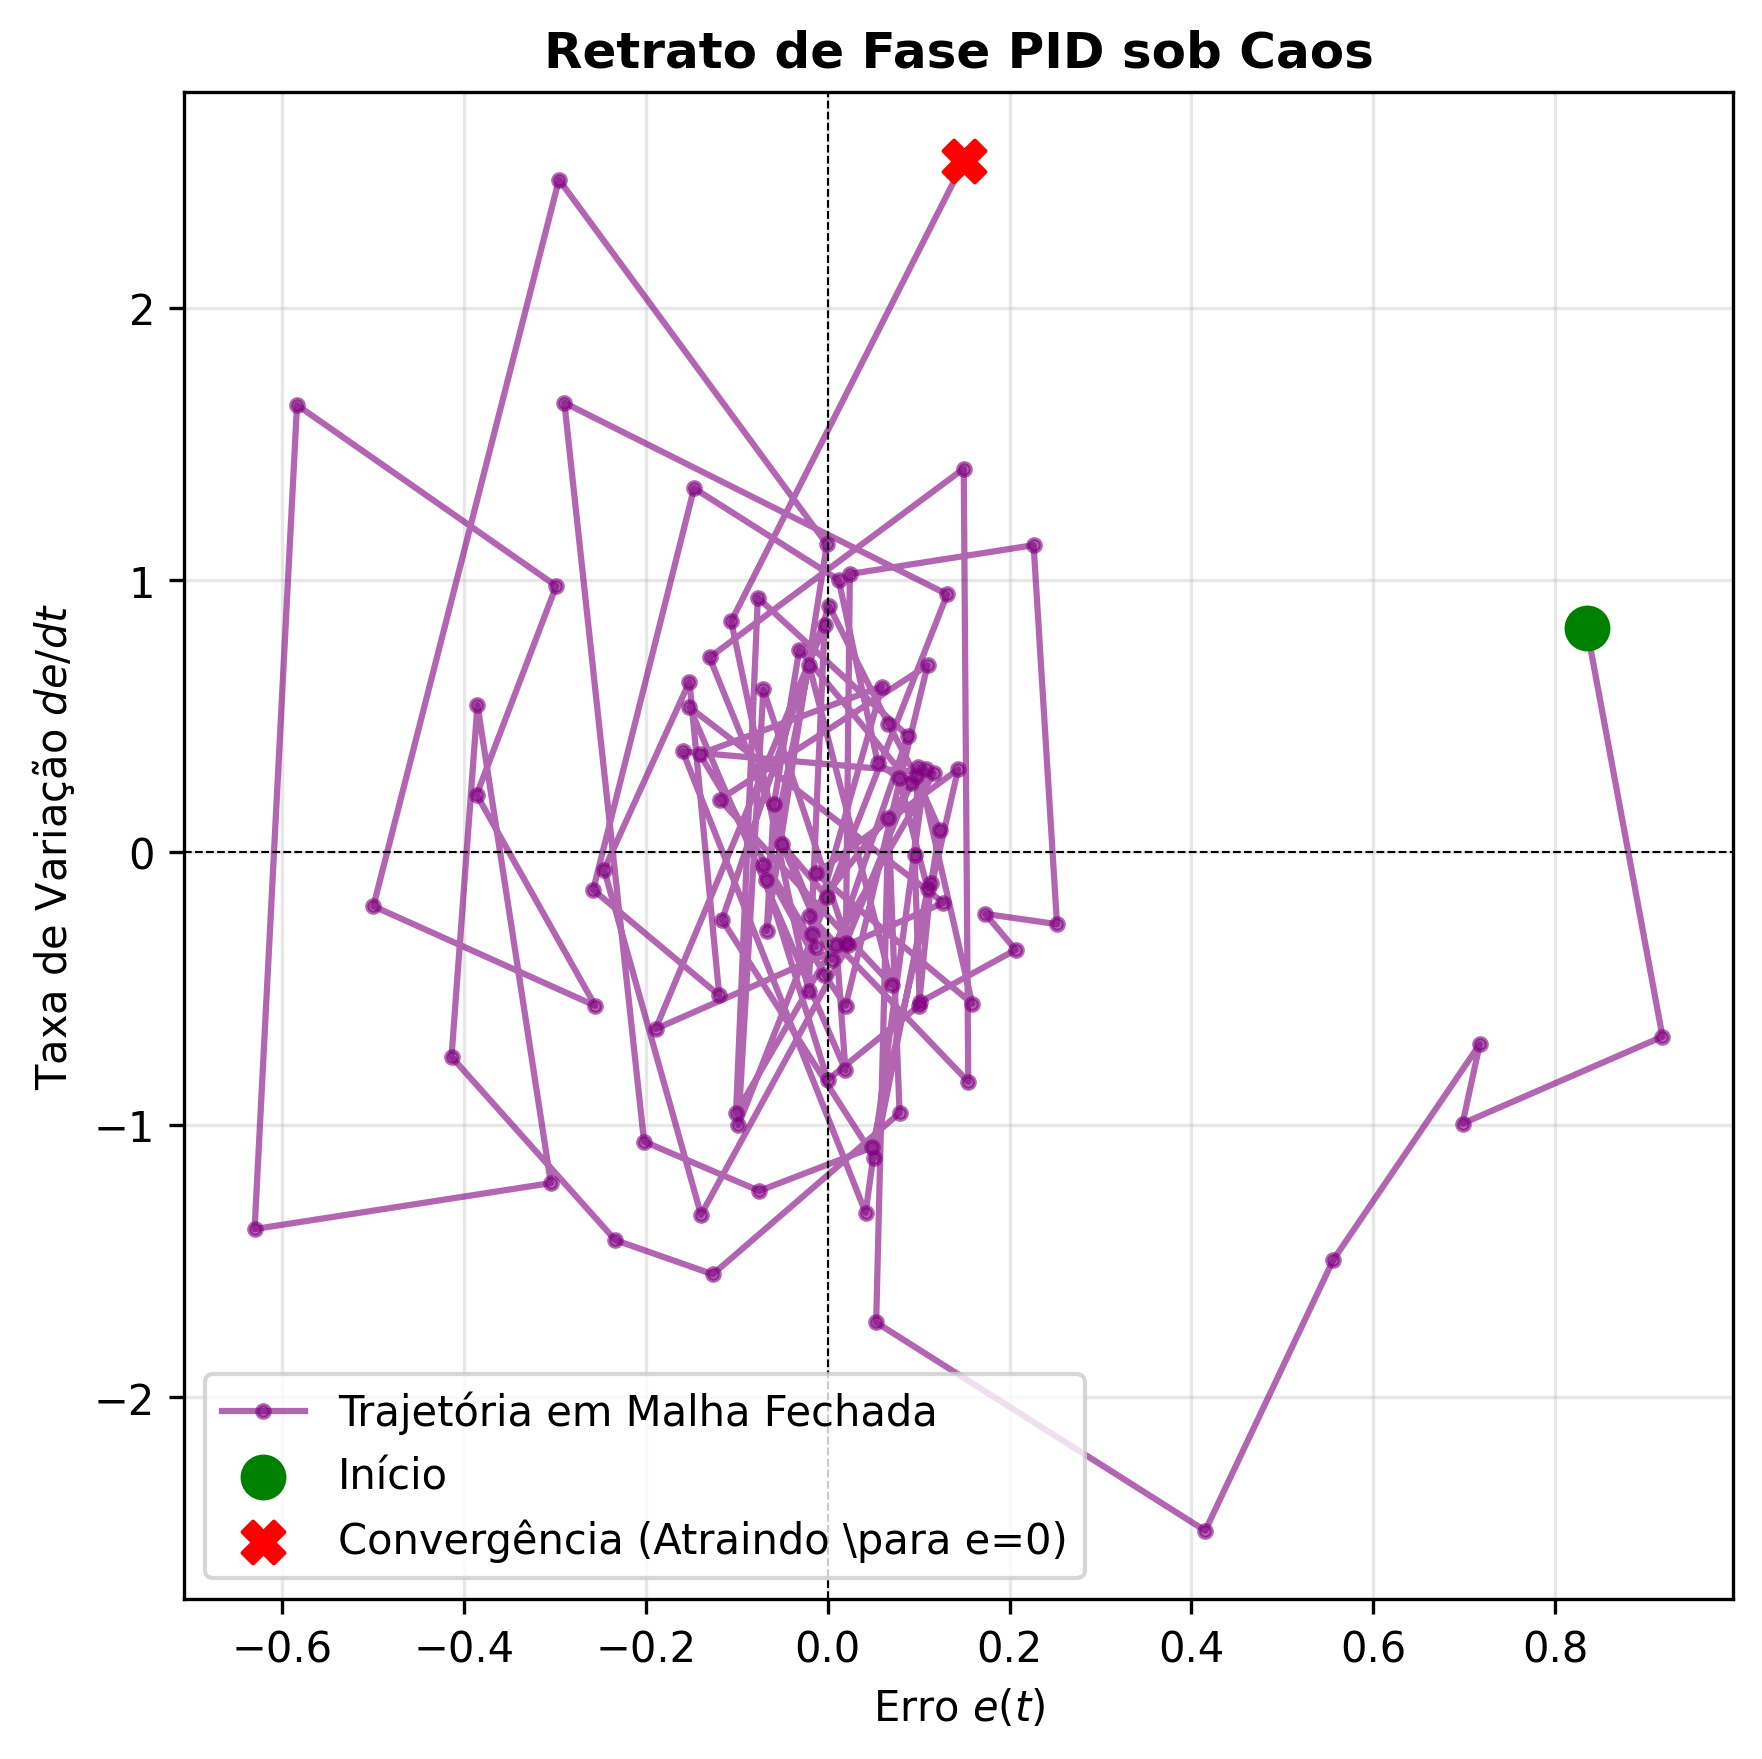

Reproduce this figure in Python.
import numpy as np
import matplotlib.pyplot as plt

# Simulate chaos PID for phase portrait
t = np.linspace(0, 10, 100)
e = np.exp(-0.5 * t) * np.cos(2 * t) + np.random.normal(0, 0.1, 100)
de_dt = np.gradient(e, t)

plt.figure(figsize=(6, 6))
plt.plot(e, de_dt, color='purple', alpha=0.6, marker='o', markersize=3, label='Trajetória em Malha Fechada')
plt.scatter(e[0], de_dt[0], color='green', s=100, label='Início', zorder=5)
plt.scatter(e[-1], de_dt[-1], color='red', s=100, marker='X', label='Convergência (Atraindo \para e=0)', zorder=5)
plt.axhline(0, color='black', linewidth=0.5, linestyle='--')
plt.axvline(0, color='black', linewidth=0.5, linestyle='--')
plt.title('Retrato de Fase PID sob Caos', fontweight='bold')
plt.xlabel('Erro $e(t)$')
plt.ylabel('Taxa de Variação $de/dt$')
plt.legend()
plt.grid(True, alpha=0.3)
plt.tight_layout()
plt.savefig('plot_pid_phase_portrait.png', dpi=300, bbox_inches='tight')
print("Saved plot_pid_phase_portrait.png")
